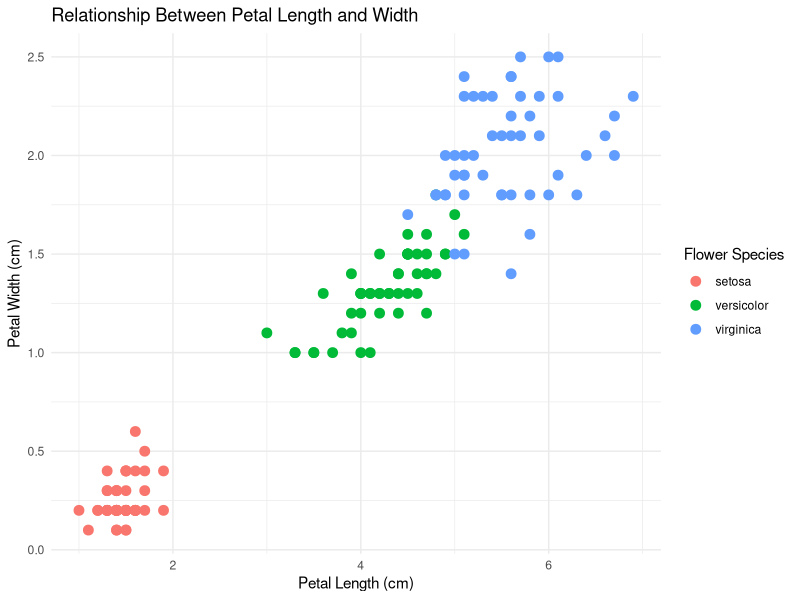
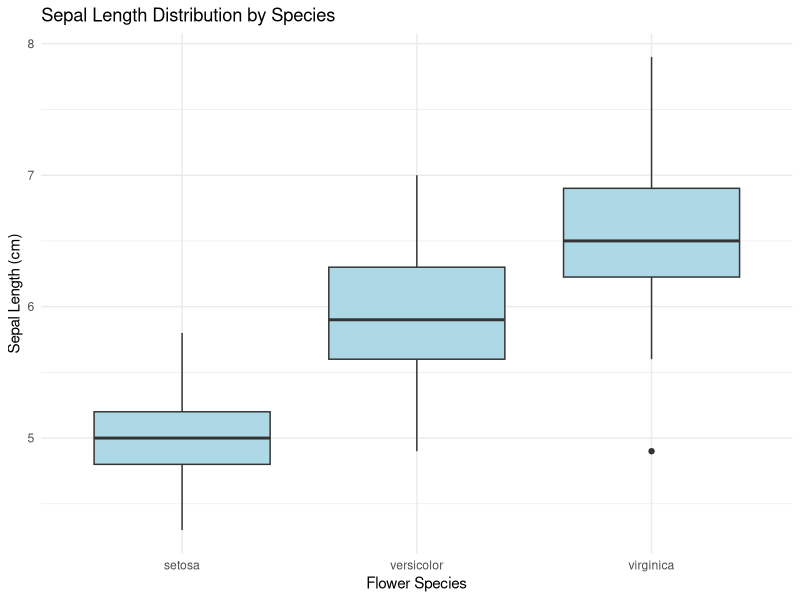
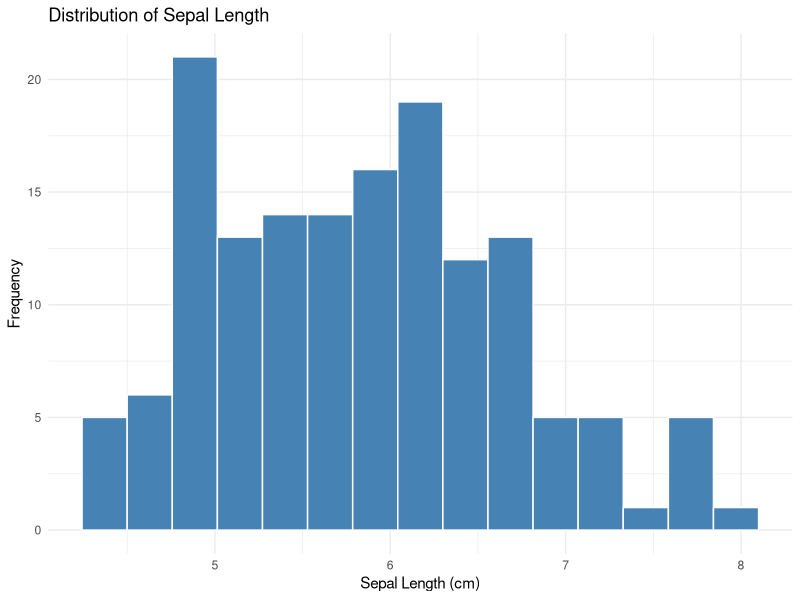
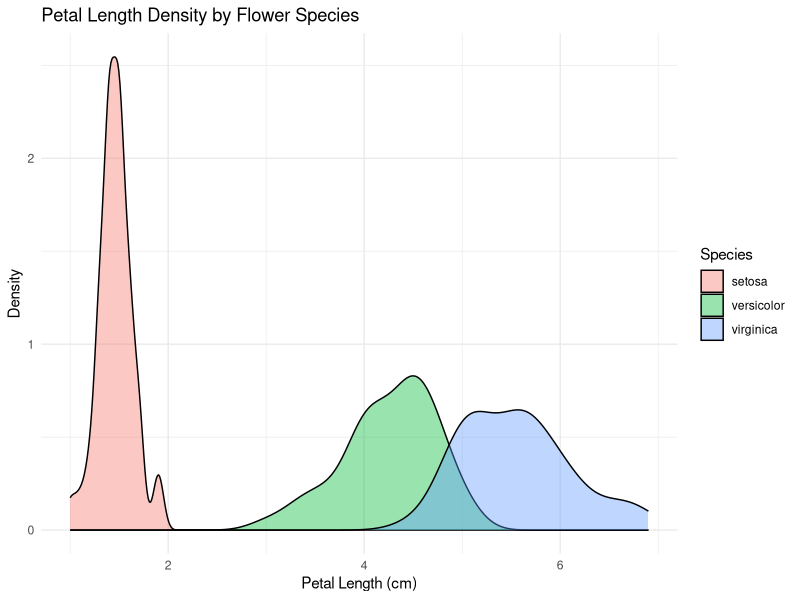
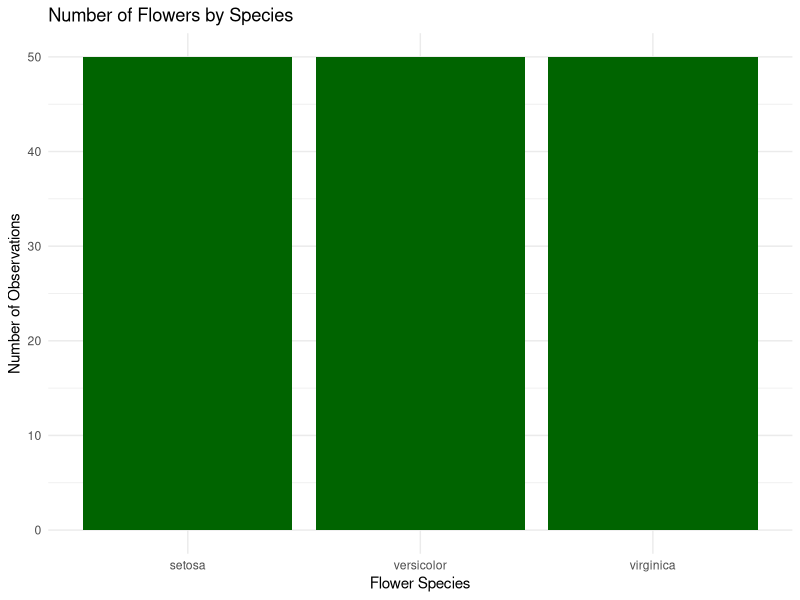
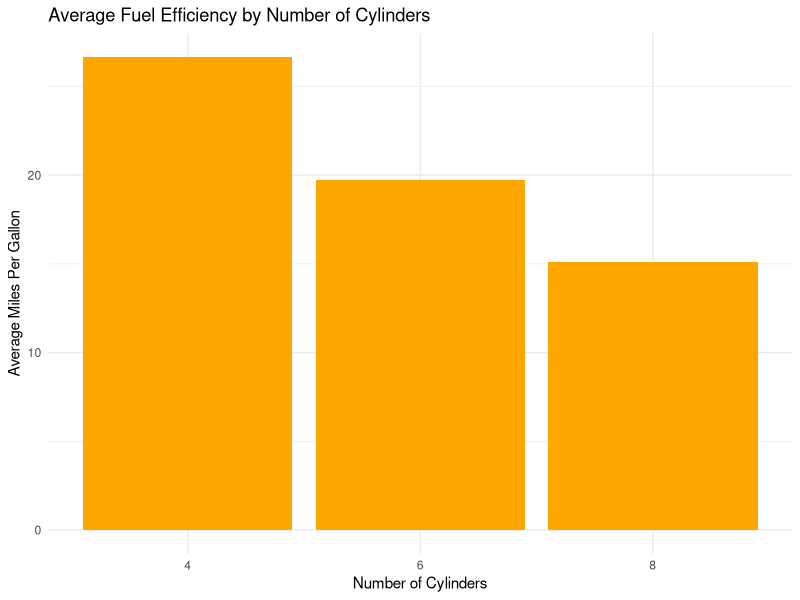
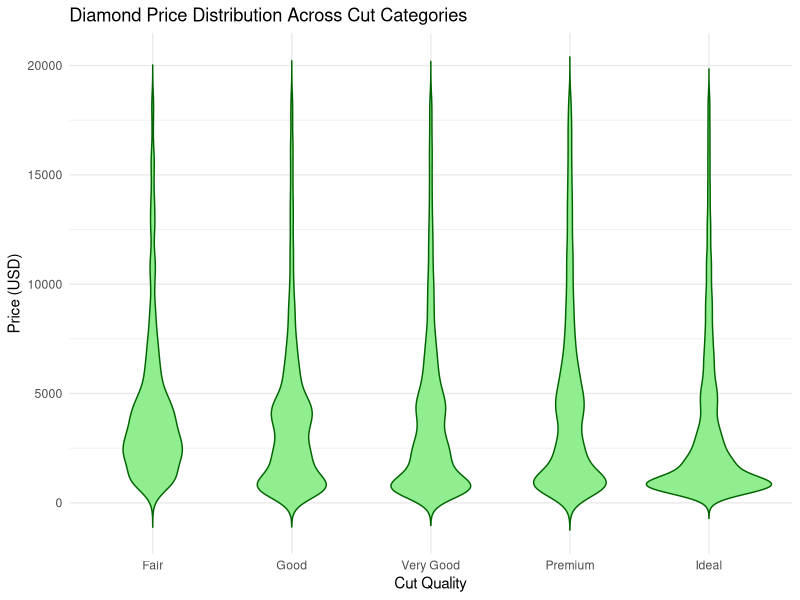
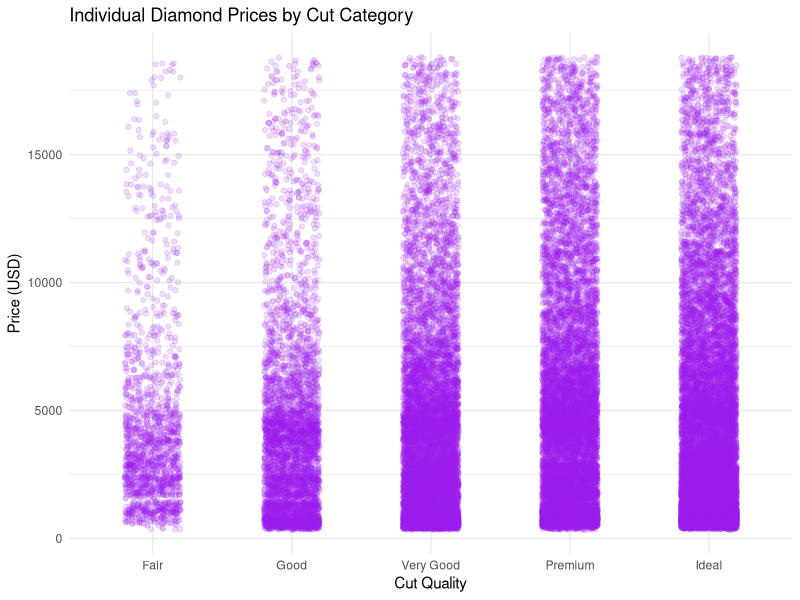

Write R code to recreate these figures, in order.
## ---- chunk 1
library(ggplot2)
library(dplyr)
library(knitr)

## ---- chunk 2
data(iris)
data(mtcars)
data(airquality)
## ---- chunk 3
dim(iris)
dim(mtcars)
dim(airquality)
## ---- chunk 4
head(iris)
head(mtcars)
head(airquality)
## ---- chunk 5
#Graph 1: geom_point() – Scatterplot
ggplot(iris, aes(x = Petal.Length, y = Petal.Width)) +
  geom_point(aes(color = Species), size = 3) +
  labs(
    title = "Relationship Between Petal Length and Width",
    x = "Petal Length (cm)",
    y = "Petal Width (cm)",
    color = "Flower Species"
  ) +
  theme_minimal()


## ---- chunk 6
ggplot(iris, aes(x = Species, y = Sepal.Length)) +
  geom_boxplot(fill = "lightblue") +
  labs(
    title = "Sepal Length Distribution by Species",
    x = "Flower Species",
    y = "Sepal Length (cm)"
  ) +
  theme_minimal()

## ---- chunk 7
ggplot(iris, aes(x = Sepal.Length)) +
  geom_histogram(
    bins = 15,
    fill = "steelblue",
    color = "white"
  ) +
  labs(
    title = "Distribution of Sepal Length",
    x = "Sepal Length (cm)",
    y = "Frequency"
  ) +
  theme_minimal()
## ---- chunk 8
ggplot(iris, aes(x = Petal.Length, fill = Species)) +
  geom_density(alpha = 0.4) +
  labs(
    title = "Petal Length Density by Flower Species",
    x = "Petal Length (cm)",
    y = "Density",
    fill = "Species"
  ) +
  theme_minimal()
## ---- chunk 9
ggplot(iris, aes(x = Species)) +
  geom_bar(fill = "darkgreen") +
  labs(
    title = "Number of Flowers by Species",
    x = "Flower Species",
    y = "Number of Observations"
  ) +
  theme_minimal()

## ---- chunk 10
#Graph 6: geom_col() – Column Chart
car_average <- mtcars %>%
  group_by(cyl) %>%
  summarise(
    average_mpg = mean(mpg),
    .groups = "drop"
  )

ggplot(car_average, aes(x = factor(cyl), y = average_mpg)) +
  geom_col(fill = "orange") +
  labs(
    title = "Average Fuel Efficiency by Number of Cylinders",
    x = "Number of Cylinders",
    y = "Average Miles Per Gallon"
  ) +
  theme_minimal()

## ---- chunk 11
ggplot(diamonds, aes(x = cut, y = price)) +
  geom_violin(
    fill = "lightgreen",
    color = "darkgreen",
    trim = FALSE
  ) +
  labs(
    title = "Diamond Price Distribution Across Cut Categories",
    x = "Cut Quality",
    y = "Price (USD)"
  ) +
  theme_minimal()

## ---- chunk 12
ggplot(diamonds, aes(x = cut, y = price)) +
  geom_jitter(
    width = 0.2,
    alpha = 0.15,
    color = "purple"
  ) +
  labs(
    title = "Individual Diamond Prices by Cut Category",
    x = "Cut Quality",
    y = "Price (USD)"
  ) +
  theme_minimal()

## ---- chunk 13
